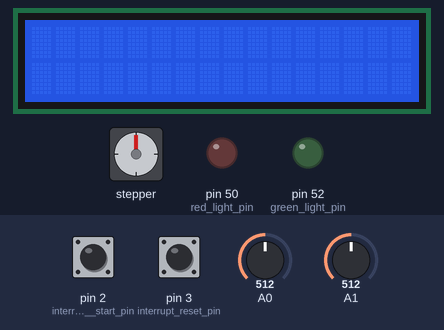
A sketch run on a simulated Arduino Mega 2560, built with avr-gcc and run on an emulated ATmega2560. Shown: 16×2 character LCD, stepper motor, output pins drawn as LEDs (lit = HIGH). The inputs (shaded band) are chosen by the test bench; at power-on: pin 2 (interrupt__start_pin) HIGH, pin 3 (interrupt_reset_pin) HIGH, A0 = 512, A1 = 512. The local clock reads 2024-03-15 10:24:30 at power-on unless the sketch sets it; EEPROM starts erased; stepper angles assume 2456 steps per turn; what the sketch prints to the serial monitor is not drawn.

Above: at 1.3 s.
1.4 s: pin 2 (interrupt__start_pin) pulled LOW for 0.15 s
At 4.2 s:
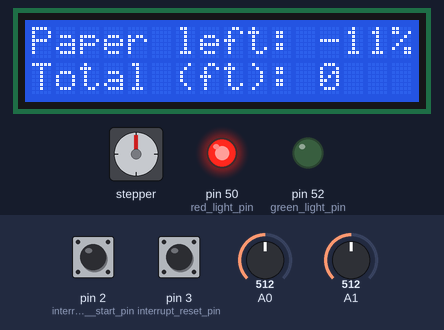
4.5 s: pin 3 (interrupt_reset_pin) pulled LOW for 0.15 s
At 5.1 s:
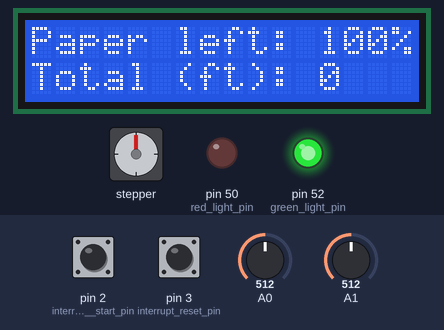
6.2 s: A0 set to 494
7.9 s: A0 set to 469
At 8.85 s:
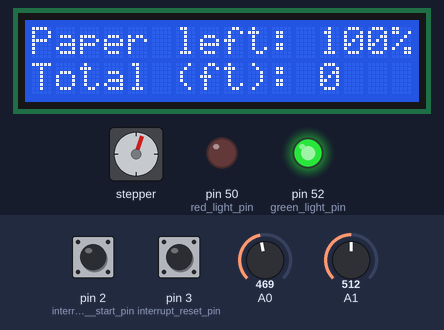
10.8 s: pin 2 (interrupt__start_pin) pulled LOW for 1 s
At 12.6 s:
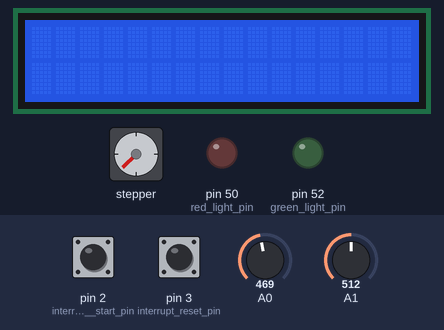
13.6 s: pin 2 (interrupt__start_pin) pulled LOW for 0.15 s
At 15.6 s:
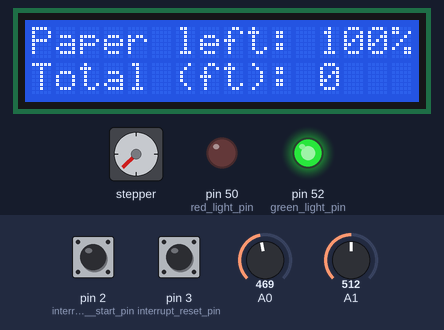
Timing chart, 0 to 17.1 s (numbered marks = the images above; inputs shaded):
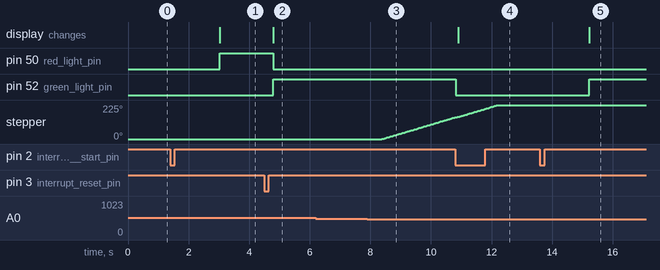

Measured:
- the behaviour switches between 487 and 486 on A0 (found by bisection; images 2 and 3)
- after the input at 1.4 s, pin 50 (red_light_pin): LOW → HIGH after 1.6 s; the display: changes after 1.6 s (image 1)
- after the input at 4.5 s, pin 50 (red_light_pin): HIGH → LOW after 0.29 s; pin 52 (green_light_pin): LOW → HIGH after 0.29 s; the display: changes after 0.29 s (image 2)
- after the input at 6.2 s, every drawn part: stays the same
- after the input at 7.9 s, stepper: keeps turning clockwise at about 60°/s, starting after 0.48 s
- after the input at 10.8 s, pin 52 (green_light_pin): HIGH → LOW at once; the display: changes after 0.10 s (image 4)
- after the input at 13.6 s, pin 52 (green_light_pin): LOW → HIGH after 1.6 s; the display: changes after 1.6 s (image 5)

The sketch:

FINAL301_V5_054.ino
```cpp
// Jacob McCall && Andrew Shelton

// timer 1
volatile unsigned char *myTCCR1A = (unsigned char *) 0x80;
volatile unsigned char *myTCCR1B = (unsigned char *) 0x81;
volatile unsigned char *myTCCR1C = (unsigned char *) 0x82;
volatile unsigned char *myTIMSK1 = (unsigned char *) 0x6F;
volatile unsigned int  *myTCNT1  = (unsigned int *) 0x84;
volatile unsigned char *myTIFR1 =  (unsigned char *) 0x36;

//serial print
volatile unsigned char* myUCSR0A = (unsigned char*) 0x00C0;
volatile unsigned char* myUCSR0B = (unsigned char*) 0x00C1;
volatile unsigned char* myUCSR0C = (unsigned char*) 0x00C2;
volatile unsigned int*  myUBRR0  = (unsigned int*)  0x00C4;
volatile unsigned char* myUDR0   = (unsigned char*) 0x00C6;

//pin 8-13, 50-52
volatile unsigned char *portDDRB = (unsigned char *) 0x24;
volatile unsigned char *portB    = (unsigned char *) 0x25;

// pins A0 -A5
volatile unsigned char *portDDRC = (unsigned char *) 0x27;
volatile unsigned char *portC    = (unsigned char *) 0x28;

// pins 0 -7
volatile unsigned char *portDDRD = (unsigned char *) 0x2A;
volatile unsigned char *portD    = (unsigned char *) 0x2B;

// save values
#include <EEPROM.h>

// start interrupt
int interrupt__start_pin = 2;
bool calibrate = false;
bool on = false;
void Start();

// photoresisitor
int inRoomLight[5];
int currentRoomLight;
int lightTriggerValue;
#define LIGHT_AC 0
int light_value;
#define INTENSITY 0.95

// potenitometer
int dial_value;
int AC_dial = 0;
#define DIAL_AC 1

// stepper motor
#include <Stepper.h>
int stepsPerRevolution = 2456;
Stepper myStepper = Stepper(stepsPerRevolution, 10, 12, 11, 13);
int motorSpeed = 10;
void DispenseRoll();

// led lights red/green
int green_light_pin = 52;
int red_light_pin = 50;
bool replace_tp = false;

// lcd display
#include <LiquidCrystal.h>
const int RS = 9, EN = 8, D4 = 7, D5 = 6, D6 = 5, D7 = 4;
LiquidCrystal lcd(RS, EN, D4, D5, D6, D7);
#define USED 0
#define ALL_USED 1
int tpUsed;
int amount = 100;
#define MARKER 2456
#define TALLY 9
#define TALLY_IN 9
int tally;
float inUse;
void Lcd_Display();

// internal clock (independent + battery)
#include <Wire.h>
#include "RTClib.h"
#define TIME 2
RTC_DS1307 rtc;
DateTime last;
void timeStamp();
unsigned long lastLcdUpdate = 0;
const unsigned long lcdUpdateInterval = 60000; // 1 min

// reset after replace tp roll
int interrupt_reset_pin = 3;
#define ONE_ROLL 614
bool out = false;
void tpReset();
bool reset_flag = false;


// setup
void setup() {
  U0init(9600);
  *portDDRB |= (1 << 1) | (1 << 3);
  *portDDRD &= ~((1 << 2) | (1 << 3));
  *portD |= (1 << 2) | (1 << 3);

  attachInterrupt(0, Start, FALLING);
  attachInterrupt(1, tpReset, FALLING);

  myStepper.setSpeed(motorSpeed);
  lcd.begin(16, 2);
  Wire.begin();
  rtc.begin();
  int sec   = EEPROM.read(TIME + 0);
  int min   = EEPROM.read(TIME + 1);
  int hour  = EEPROM.read(TIME + 2);
  int day   = EEPROM.read(TIME + 3);
  int month = EEPROM.read(TIME + 4);
  int year  = EEPROM.read(TIME + 5);
  last = DateTime(year, month, day, hour, min, sec);
  inUse = EEPROM.read(USED);
  EEPROM.get(ALL_USED, tpUsed);
  EEPROM.get(TALLY_IN, tally);
  U0putchar('\n');
  U0print("Last Used On:  ");
  printTime(last);
}

// loop
void loop() {
  if(on && !replace_tp){
    if(calibrate){
      calibrate = false;
      currentRoomLight = 0;
      for(int i = 0; i < 5; i++){
        light_value = readADC(LIGHT_AC);
        inRoomLight[i] = light_value;
        currentRoomLight += light_value;
        timer1Delay_rep(250);
      }
      currentRoomLight /= 5;
      lightTriggerValue = currentRoomLight * INTENSITY;
    }
    light_value = readADC(LIGHT_AC);
    dial_value = readADC(DIAL_AC);
    timer1Delay_rep(250);
    if(light_value <= lightTriggerValue){
      DispenseRoll();
    }
    Lcd_Display();
  }
  if(tally > 5 && on){
    *portB |= (1 << 1);
    *portB &= ~(1 << 3);
    if(reset_flag){
      U0print("RESET TP ROLL at: ");
      timeStamp();
      reset_flag = false;
    }
  }
  else if(on){
    *portB |= (1 << 3);
    *portB &= ~(1 << 1);
    replace_tp = true;
    U0print("OUT OF TP at: ");
    timeStamp();
  }
  else if(!on){
    lcd.clear();
  }
}

// start interrupt
void Start(){
  U0print("STATE CHANGE at: ");
  if(!on){
    on = true;
    calibrate = true;
    printTime(last);
    U0print("STATE: ON");
    U0putchar('\n');
    return;
  }
  if(on){
    on = false;
    lcd.clear();
    *portB &= ~(1 << 1);
    EEPROM.put(USED, inUse);
    EEPROM.put(ALL_USED, tpUsed);
    printTime(last);
    lcd.clear();
    U0print("STATE: OFF");
    U0putchar('\n');
  }
}

// select analog pin for reading input
int readADC(byte chl) {
  ADMUX = (1 << REFS0) | (chl & 0x0F);
  ADCSRA = (1 << ADEN) | (1 << ADSC) | (1 << ADPS2) | (1 << ADPS1);
  while (ADCSRA & (1 << ADSC));
  return ADC;
}

// reset interrupt
void tpReset(){
  inUse = MARKER;
  tally = TALLY;
  EEPROM.put(USED, inUse);
  EEPROM.put(TALLY_IN, tally);
  replace_tp = false;
  reset_flag = true;
}

// lcd display
void Lcd_Display(){
  amount = (tally * 100) / TALLY;
  lcd.clear();
  lcd.setCursor(0,0);
  lcd.write("Paper left: ");
  lcd.setCursor(12,0);
  char nums[4];
  itoa(amount, nums, 10);
  lcd.write(nums);
  lcd.setCursor(15, 0);
  lcd.write("%");
  lcd.setCursor(0,1);
  lcd.write("Total (ft): ");
  lcd.setCursor(12,1);
  int ftUsed = tpUsed / 1842;
  itoa(ftUsed, nums, 10);
  lcd.write(nums); //nums
}

// timer to mimic a delay using the 16Mh crystal
void timer1Delay_rep(unsigned int ms) {
  unsigned long ticks = ((unsigned long) ms * 16000000) / 64 / 1;  // prescaler
  if (ticks > 65535) ticks = 65535; // limit to timer size
  *myTCCR1A = 0x00;
  *myTCCR1B = 0x00;
  *myTCNT1 = 65536 - ticks;
  *myTIFR1 |= (1 << 0);
  *myTCCR1B = 0x03;
  while (!(*myTIFR1 & (1 << 0)));
  *myTCCR1B = 0x00;
}

// calculate baud rate
void U0init(unsigned long baud) {
  unsigned long FCPU = 16000000;
  unsigned int tbaud = (FCPU / 16 / baud - 1);
  *myUCSR0A = 0x20;
  *myUCSR0B = 0x18;
  *myUCSR0C = 0x06;
  *myUBRR0  = tbaud;
}

// send to monitor a char
void U0putchar(unsigned char U0pdata)
{
  while(!(*myUCSR0A & (1 << UDRE0)));
  *myUDR0 = U0pdata;
}

// loop to make string into one char
void U0print(const char* str) {
  while (*str) {
    U0putchar(*str++);
  }
}

// make into into string
void U0printInt(int num) {
  char nums[8];
  itoa(num, nums, 10);
  U0print(nums);
}

// get the current time from clock
void timeStamp() {
  DateTime now = rtc.now();
  EEPROM.write(TIME + 0, now.second());
  EEPROM.write(TIME + 1, now.minute());
  EEPROM.write(TIME + 2, now.hour());
  EEPROM.write(TIME + 3, now.day());
  EEPROM.write(TIME + 4, now.month());
  EEPROM.write(TIME + 5, now.year() - 2000); // - 2000
  last = now;
  printTime(now);
}

// print to serial monitor the time
void printTime(DateTime now){
  U0printInt(now.year());
  U0print("/");
  U0printInt(now.month());
  U0print("/");
  U0printInt(now.day());
  U0print(" ");
  U0printInt(now.hour());
  U0print(":");
  U0printInt(now.minute());
  U0print(":");
  U0printInt(now.second());
  U0putchar('\n');
}

// move motor to make tp roll out
void DispenseRoll(){
  U0print("Stepper Moved at: ");
  timeStamp();
  stepsPerRevolution = ONE_ROLL + (dial_value * 1.806);
  inUse -= stepsPerRevolution;
  if(inUse < 0){
    tally--;
    inUse = MARKER + inUse;
  }
  tpUsed += stepsPerRevolution;
  myStepper.setSpeed(motorSpeed);
  myStepper.step(stepsPerRevolution);
  *portB &= ~((1 << 4) | (1 << 5) | (1 << 6) | (1 << 7));
  EEPROM.put(USED, inUse);
  EEPROM.put(ALL_USED, tpUsed);
}
```
